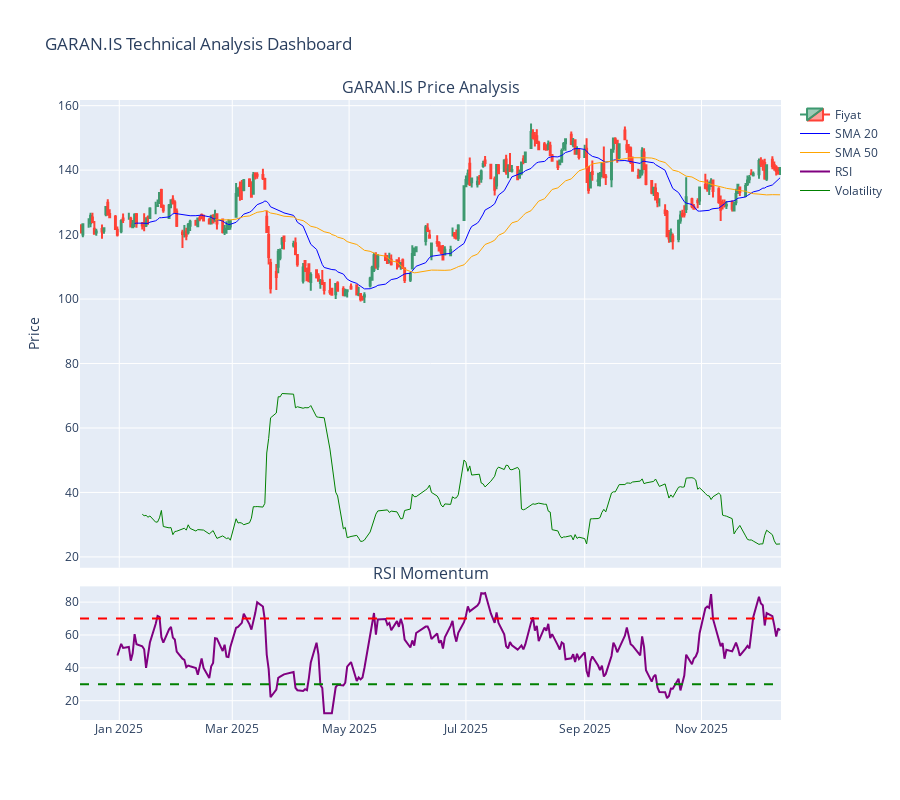

The code cell stored with this chart in its notebook:
### Markdown cell above
## Using the functions:

### Code cell
symbol = "GARAN.IS" # Or "AAPL", "NVDA"

# 1. Get Data
data = get_stock_data(symbol)

# 2. Add Indicators
data = add_indicators(data)
data = volatility_analysis(data)

# 3. Plot Dashboard
plot_dashboard(data, symbol)

# 4. Show Last 5 Days
print(data[['Close', 'Log_Return', 'RSI', 'Volatility']].tail())

### Figure 1 — Plotly figure (JSON) as saved in the notebook; plotly's stock layout.template omitted (floating-point values rounded to 4 significant figures; data arrays with more than 128 entries replaced by an {"elided": "..."} marker saying what was removed)
{"data": [{"close": {"elided": "253 float values"}, "high": {"elided": "253 float values"}, "low": {"elided": "253 float values"}, "name": "Fiyat", "open": {"elided": "253 float values"}, "type": "candlestick", "x": {"elided": "253 str values"}, "xaxis": "x", "yaxis": "y"}, {"line": {"color": "blue", "width": 1}, "name": "SMA 20", "type": "scatter", "x": {"elided": "253 str values"}, "xaxis": "x", "y": {"elided": "253 float values"}, "yaxis": "y"}, {"line": {"color": "orange", "width": 1}, "name": "SMA 50", "type": "scatter", "x": {"elided": "253 str values"}, "xaxis": "x", "y": {"elided": "253 float values"}, "yaxis": "y"}, {"line": {"color": "purple", "width": 2}, "name": "RSI", "type": "scatter", "x": {"elided": "253 str values"}, "xaxis": "x2", "y": {"elided": "253 float values"}, "yaxis": "y2"}, {"line": {"color": "green", "width": 1}, "name": "Volatility", "type": "scatter", "x": {"elided": "253 str values"}, "xaxis": "x", "y": {"elided": "253 float values"}, "yaxis": "y"}], "layout": {"annotations": [{"font": {"size": 16}, "showarrow": false, "text": "GARAN.IS Price Analysis", "x": 0.5, "xanchor": "center", "xref": "paper", "y": 1, "yanchor": "bottom", "yref": "paper"}, {"font": {"size": 16}, "showarrow": false, "text": "RSI Momentum", "x": 0.5, "xanchor": "center", "xref": "paper", "y": 0.2156, "yanchor": "bottom", "yref": "paper"}], "height": 800, "shapes": [{"line": {"color": "red", "dash": "dash"}, "type": "line", "x0": 0, "x1": 1, "xref": "x2 domain", "y0": 70, "y1": 70, "yref": "y2"}, {"line": {"color": "green", "dash": "dash"}, "type": "line", "x0": 0, "x1": 1, "xref": "x2 domain", "y0": 30, "y1": 30, "yref": "y2"}], "title": {"text": "GARAN.IS Technical Analysis Dashboard"}, "xaxis": {"anchor": "y", "domain": [0, 1], "matches": "x2", "rangeslider": {"visible": false}, "showticklabels": false}, "xaxis2": {"anchor": "y2", "domain": [0, 1]}, "yaxis": {"anchor": "x", "domain": [0.2456, 1], "title": {"text": "Price"}}, "yaxis2": {"anchor": "x2", "domain": [0, 0.2156]}}}
